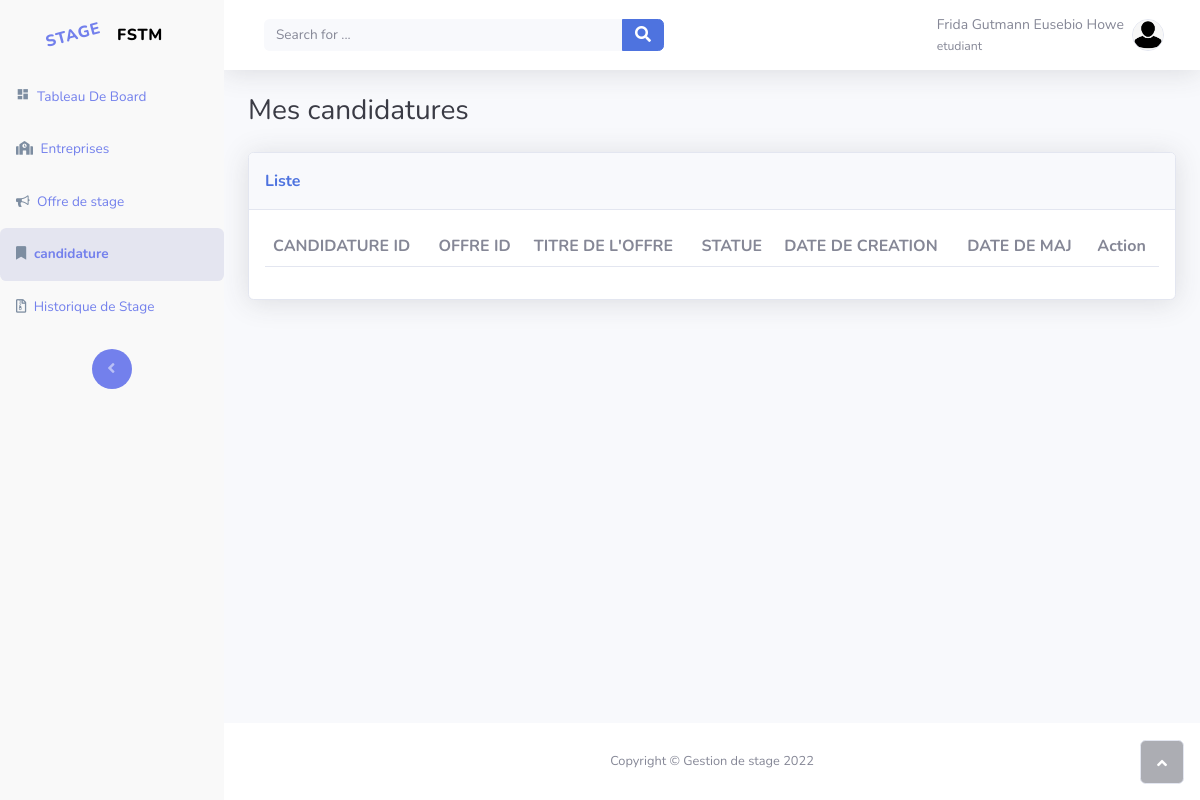
The page /candidature (signed in) on the database as committed earlier.
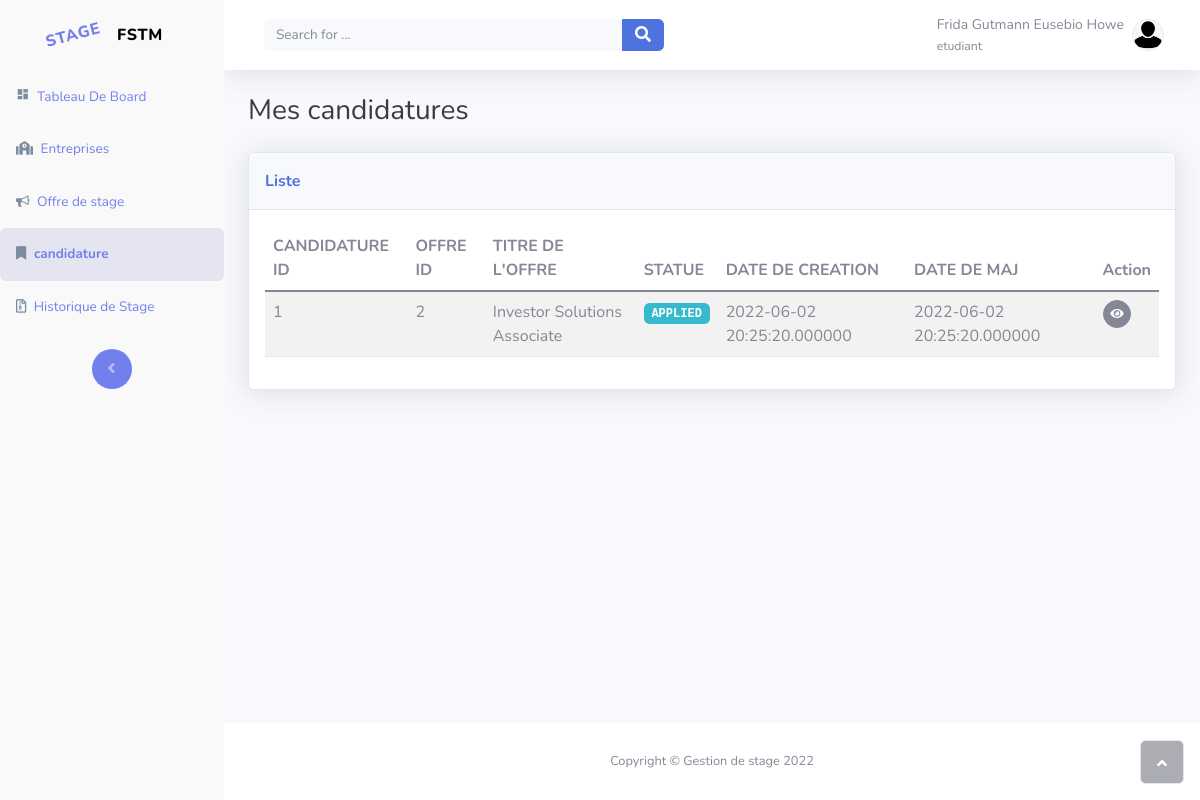
The same page on the database as committed later.
### tables this page shows
CREATE TABLE `candidature` (
  `id` int(11) NOT NULL,
  `created_date` datetime(6) NOT NULL DEFAULT current_timestamp(6),
  `status` enum('APPLIED','CANCELED','NACCEPTED','ACCEPTED','AGREED','NAGREED','WAITING') NOT NULL DEFAULT 'APPLIED',
  `updated_date` datetime(6) DEFAULT NULL,
  `etudiant_id` int(11) NOT NULL,
  `offre_id` int(11) NOT NULL,
  `position` tinyint(4) UNSIGNED DEFAULT NULL
);

CREATE TABLE `offre` (
  `id` int(11) NOT NULL,
  `created_date` datetime(6) NOT NULL DEFAULT current_timestamp(6),
  `delai_offre` date NOT NULL,
  `description` varchar(255) NOT NULL,
  `duree_stage` int(11) NOT NULL,
  `end_stage` date NOT NULL,
  `nbr_stagiaire` tinyint(5) UNSIGNED NOT NULL,
  `start_stage` date NOT NULL,
  `statue` enum('NEW','CLOSED','CANCELED','FULL') NOT NULL,
  `title` varchar(150) NOT NULL,
  `type_stage` enum('PFE','PFA','INIT','SUMMER') NOT NULL,
  `updated_date` datetime(6) DEFAULT NULL,
  `entreprise_id` int(11) NOT NULL,
  `formation_id` int(11) NOT NULL
);

### views/student/candidature.student.php (the view, shortened to what this page needs)
<?php
$pdo = getDBConnection();
$curr_user = $_SESSION['user'];
?>
<!DOCTYPE html>
<html lang="fr">
<head>
    <link rel="stylesheet" href="/assets/bootstrap/css/bootstrap.min.css">
    <link rel="stylesheet" href="/assets/datatable/css/dataTables.bootstrap5.min.css">
    <link rel="stylesheet" href="/assets/datatable/css/responsive.bootstrap5.min.css">
    <link rel="stylesheet" href="/assets/fonts/fontawesome-all.min.css">
    <link rel="stylesheet" href="/assets/fonts/font-awesome.min.css">
    <link rel="stylesheet" href="/assets/fonts/fontawesome5-overrides.min.css">
</head>
<body id="page-top">
<div id="wrapper">
    <?php
    require_once 'parts/sidebar.php'
    ?>
    <div class="d-flex flex-column" id="content-wrapper" style="font-size: calc(0.5em + 1vmin);">
        <div id="content">
            <?php require_once 'parts/navbar.php' ?>
            <div class="container-fluid">
                <div class="d-flex d-sm-flex justify-content-between align-items-center mb-4">
                    <h3 class="text-dark mb-0">Mes candidatures<br></h3>
                </div>
                <div class="card shadow">
                    <div class="card-header py-3">
                        <p class="text-primary m-0 fw-bold">Liste</p>
                    </div>
                    <div class="card-body">
                        <table id="myTable" class="table table-striped nowrap"
                               style="width:100%; font-size: calc(0.5em + 1vmin); ">
                            <thead>
                            <th>CANDIDATURE ID</th>
                            <th>OFFRE ID</th>
                            <th>TITRE DE L'OFFRE</th>
                            <th>STATUE</th>
                            <th>DATE DE CREATION</th>
                            <th>DATE DE MAJ</th>
                            <th class="all">Action</th>
                            </thead>
                            <?php
                            try {
                                $query = "SELECT c.id as candidature_id,c.created_date,c.status,c.updated_date,
                                        c.offre_id,c.position,o.title
                                            FROM offre o, candidature c WHERE  c.etudiant_id = :id_etudiant  AND o.id =c.offre_id";
                                $stmt = $pdo->prepare($query);
                                $stmt->bindParam(':id_etudiant', $curr_user['id']);
                                $stmt->execute();
                                $rows = $stmt->fetchAll(PDO::FETCH_ASSOC);
                                if (!empty($rows)) {
                                    foreach ($rows as $key => $value) {
                                        ?>
                                        <tr>
                                            <td><?php echo $value['candidature_id']; ?></td>
                                            <td><?php echo $value['offre_id']; ?></td>
                                            <td><?php echo $value['title']; ?></td>
                                            <td>
                                                <span class="badge bg-<?php
                                                switch ($value['status']) {
                                                    case 'APPLIED': echo 'info'; break;
                                                }
                                                ?> text-uppercase font-monospace" bs-cut="1">
                                                    <?php echo $value['status'];
                                                    ?>
                                                </span>
                                            </td>
                                            <td><?php echo $value['created_date']; ?></td>
                                            <td><?php echo $value['updated_date']; ?></td>
                                            <td>
                                                <a class="btn btn-secondary bg-secondary btn-circle btn-sm"
                                                   href="/offres/view?id=<?php echo $value['offre_id']; ?>">
                                                    <i class="fas fa-eye"></i>
                                                </a>
                                            </td>
                                        </tr>
                                        <?php
                                    }
                                }
                            } catch (Exception $e) {
                                echo 'Erreur : ' . $e->getMessage();
                            }
                            ?>
                        </table>
                    </div>
                </div>
            </div>
        </div>
        <footer class="bg-white sticky-footer">
            <div class="container my-auto">
                <div class="text-center my-auto copyright"><span>Copyright © Gestion de stage 2022</span></div>
            </div>
        </footer>
    </div>
    <a class="border rounded d-inline scroll-to-top" href="#page-top"><i class="fas fa-angle-up"></i></a>
</div>
</body>
</html>

Rows that differ between the two databases and show on the page:
added candidature: id "1", offre "2", offre.title "Investor Solutions Associate", status "APPLIED", created_date "2022-06-02 20:25:20.000000", updated_date "2022-06-02 20:25:20.000000"
